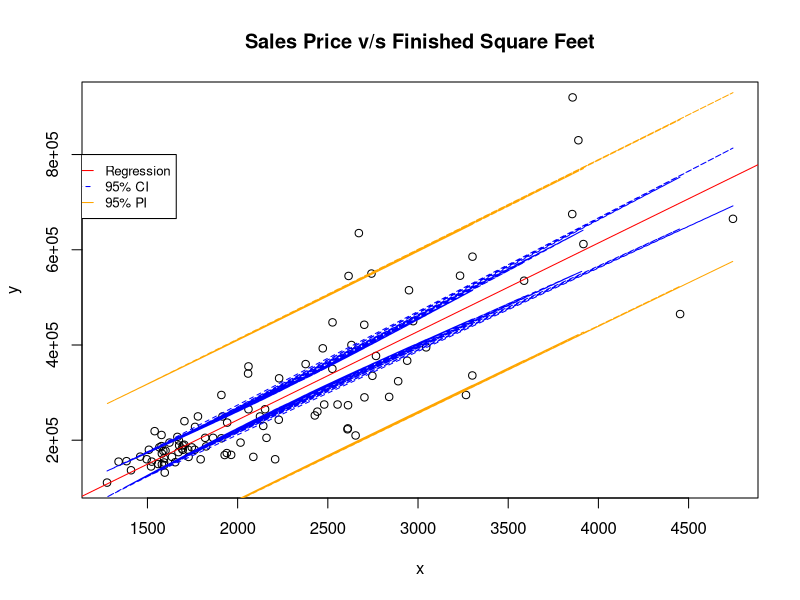

Generate this figure with R:
DST=read.table("APPENC07.txt",fill = FALSE, header = TRUE) 
X=DST$sqft
Y=DST$Price
z=sample(1:522,100)
x=X[z]
y=Y[z]
fit=lm(formula = y~x)
plot(x,y,main="Sales Price v/s Finished Square Feet")
abline(fit,col="red")
conf_interval = predict(fit,newdata = data.frame(y), interval="confidence",
                        level = 0.95)
lines(x, conf_interval[,2], col="blue", lty=2)
lines(x, conf_interval[,3], col="blue", lty=2)
pred_interval = predict(fit,newdata = data.frame(y), interval="prediction",
                        level = 0.95)
lines(x, pred_interval[,2], col="orange", lty=2)
lines(x, pred_interval[,3], col="orange", lty=2)
legend(1000,8e+05, legend=c("Regression", "95% CI", "95% PI"),
       col=c("red", "blue", "orange"), lty=1:2, cex=0.8)
x2=sum((x-mean(x))^2)
y2=sum((x-mean(x))*(y-mean(y)))
b1=y2/x2
b0=mean(y)-b1*mean(x)
err=y-b0-b1*x
sse=sum(err^2)
mse=sse/98
t=qt(0.975,98)
se_conf=sqrt(mse/100)
y_hat=b0+b1*mean(x)
y_confUpper=y_hat+t*se_conf
y_confLower=y_hat-t*se_conf
se_pred=sqrt(mse*(1+1/100))
y_predUpper=y_hat+t*se_pred
y_predLower=y_hat-t*se_pred
conf_interval_y <- predict(fit, newdata=data.frame(y), interval="confidence",level = 0.95)
pred_interval_y <- predict(fit, newdata=data.frame(y), interval="prediction",level = 0.95)
y_confUpper1=mean(conf_interval_y[,3])
y_confLower1=mean(conf_interval_y[,2])
y_predUpper1=mean(pred_interval_y[,3])
y_predLower1=mean(pred_interval_y[,2])